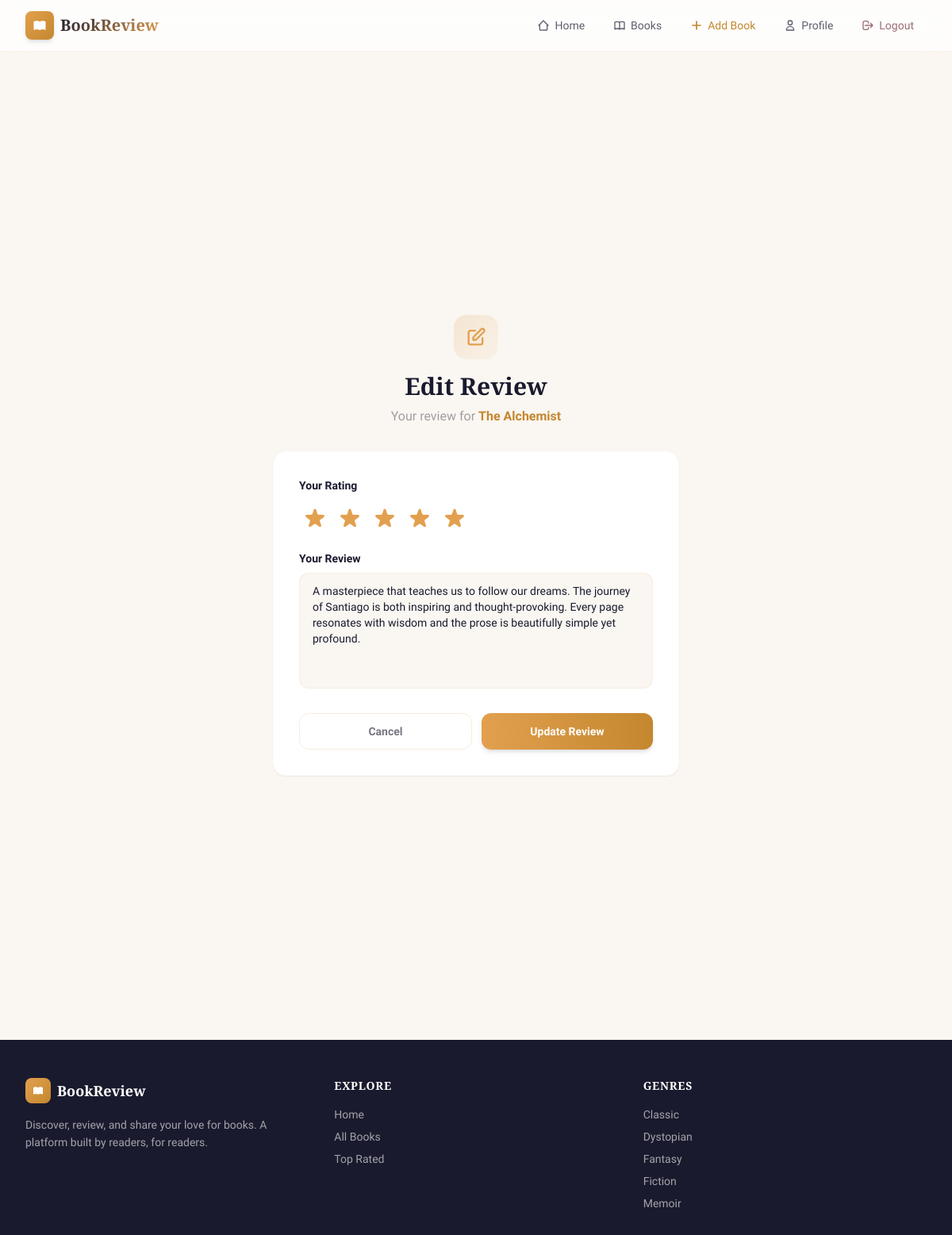
The app's page /review/edit/1 (signed in) with its own data.
### models.py (models this page shows, shortened)
class Book(db.Model):
    __tablename__ = 'book'
    id = db.Column(db.Integer, primary_key=True)
    title = db.Column(db.String(200), nullable=False)
    author = db.Column(db.String(150), nullable=False)
    genre = db.Column(db.String(100), nullable=False)
    description = db.Column(db.Text, nullable=False)
    cover_image = db.Column(db.String(300), default='')
    reviews = db.relationship('Review', backref='book', lazy=True)

class Review(db.Model):
    __tablename__ = 'review'
    id = db.Column(db.Integer, primary_key=True)
    rating = db.Column(db.Integer, nullable=False)
    review_text = db.Column(db.Text, nullable=False)
    created_at = db.Column(db.DateTime, default=lambda: datetime.now(timezone.utc))
    user_id = db.Column(db.Integer, db.ForeignKey('user.id'), nullable=False)
    book_id = db.Column(db.Integer, db.ForeignKey('book.id'), nullable=False)
    helpful_votes = db.relationship('ReviewHelpful', backref='review', cascade='all, delete-orphan', lazy=True)

### app.py (the view, shortened to what this page needs)
@app.route('/review/edit/<int:review_id>', methods=['GET', 'POST'])
@login_required
def edit_review(review_id):
    review = Review.query.get_or_404(review_id)
    if review.user_id != current_user.id:
        flash('You can only edit your own reviews.', 'danger')
        return redirect(url_for('home'))
    form = ReviewForm(obj=review)
    return render_template('edit_review.html', form=form, review=review)

### forms.py
class ReviewForm(FlaskForm):
    rating = IntegerField('Rating', validators=[
        DataRequired(message='Please select a rating'),
        NumberRange(min=1, max=5, message='Rating must be between 1 and 5')
    ])
    review_text = TextAreaField('Your Review', validators=[
        DataRequired(message='Please write your review'),
        Length(min=10, max=2000, message='Review must be 10-2000 characters')
    ])
    submit = SubmitField('Submit Review')

### app.py (called while the page is built)
@login_manager.user_loader
def load_user(user_id):
    return db.session.get(User, int(user_id))

@app.context_processor
def inject_globals():
    return {
        'genres': [g[0] for g in db.session.query(Book.genre).distinct().order_by(Book.genre).all()]
    }

### templates/edit_review.html (shortened to what this page needs)
{% extends "base.html" %}
{% block content %}
<section class="min-h-[80vh] flex items-center justify-center py-12 px-4">
    <div class="w-full max-w-lg">
        <div class="text-center mb-8">
            <div class="w-14 h-14 bg-gradient-to-br from-amber/20 to-amber/5 rounded-2xl flex items-center justify-center mx-auto mb-4">
                <svg class="w-7 h-7 text-amber" fill="none" stroke="currentColor" stroke-width="2" viewBox="0 0 24 24"><path stroke-linecap="round" stroke-linejoin="round" d="M11 5H6a2 2 0 00-2 2v11a2 2 0 002 2h11a2 2 0 002-2v-5m-1.414-9.414a2 2 0 112.828 2.828L11.828 15H9v-2.828l8.586-8.586z"/></svg>
            </div>
            <h1 class="font-display text-3xl font-bold text-ink">Edit Review</h1>
            <p class="text-ink/40 mt-2">Your review for <a href="{{ url_for('book_detail', book_id=review.book_id) }}" class="text-amber-dark font-semibold hover:text-amber">{{ review.book.title }}</a></p>
        </div>
        <div class="bg-white rounded-2xl p-8 shadow-sm border border-amber/5">
            <form method="POST" action="{{ url_for('edit_review', review_id=review.id) }}">
                <div class="mb-5">
                    <label class="block text-sm font-semibold text-ink mb-3">Your Rating</label>
                    <div class="flex gap-1" id="star-rating">
                        {% for i in range(1, 6) %}
                        <button type="button" onclick="setRating({{ i }})" class="star-btn p-1 transition-transform hover:scale-125" data-value="{{ i }}">
                            <svg class="w-8 h-8 {% if i <= form.rating.data or i <= review.rating %}star-active{% else %}text-ink/15{% endif %} star-icon transition-colors" fill="currentColor" viewBox="0 0 20 20">
                                <path d="M9.049 2.927c.3-.921 1.603-.921 1.902 0l1.07 3.292a1 1 0 00.95.69h3.462c.969 0 1.371 1.24.588 1.81l-2.8 2.034a1 1 0 00-.364 1.118l1.07 3.292c.3.921-.755 1.688-1.54 1.118l-2.8-2.034a1 1 0 00-1.175 0l-2.8 2.034c-.784.57-1.838-.197-1.539-1.118l1.07-3.292a1 1 0 00-.364-1.118L2.98 8.72c-.783-.57-.38-1.81.588-1.81h3.461a1 1 0 00.951-.69l1.07-3.292z"/>
                            </svg>
                        </button>
                        {% endfor %}
                    </div>
                </div>
                <div class="mb-6">
                    <label class="block text-sm font-semibold text-ink mb-2">Your Review</label>
                    <textarea name="review_text" rows="6" class="w-full px-4 py-3 rounded-xl bg-parchment border border-amber/10 text-sm focus:outline-none input-glow resize-none">{{ form.review_text.data or review.review_text }}</textarea>
                </div>
                <div class="flex gap-3">
                    <a href="{{ url_for('book_detail', book_id=review.book_id) }}" class="flex-1 py-3 border border-amber/20 text-ink/60 font-semibold rounded-xl hover:bg-amber/5 transition-all text-sm text-center">
                        Cancel
                    </a>
                    <button type="submit" class="flex-1 py-3 bg-gradient-to-r from-amber to-amber-dark text-white font-semibold rounded-xl shadow-md hover:shadow-lg transition-all text-sm">
                        Update Review
                    </button>
                </div>
            </form>
        </div>
    </div>
</section>
{% endblock %}

### templates/base.html (style rules this page uses)
body { font-family: 'Source Sans 3', system-ui, sans-serif; }
h1, h2, h3, h4, h5, h6, .font-display { font-family: 'Playfair Display', Georgia, serif; }
.star-active { color: #e2a04f; text-shadow: 0 0 8px rgba(226, 160, 79, 0.4); }

### records on screen
Book: book "The Alchemist"
Review: review_text "A masterpiece that teaches us to follow our dreams. The journey of Santiago is both inspiring and thought-provoking. Every page resonates with wisdom and the prose is beautifully simple yet profound."

### other values on screen
{{ genre }} "Classic" "Dystopian" "Fantasy" "Fiction" "Memoir"
